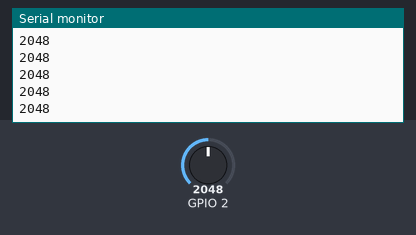
Bench run of a sketch on a simulated ESP32-C6. On the bench: the last lines printed to the serial monitor. The test bench sets the inputs (shaded band); at power-on: GPIO 2 = 2048.

Above: at 1.2 s.
1.3 s: GPIO 2 set to 2866
At 1.56 s:
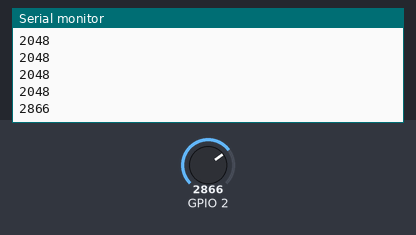
2.8 s: GPIO 2 set to 3603
At 2.96 s:
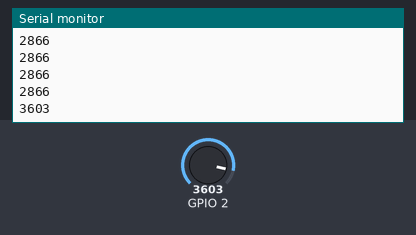
Timing chart, 0 to 5.8 s (numbered marks = the images above; inputs shaded):
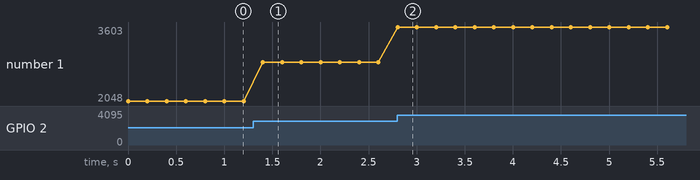

The sketch:

roteiro-02-leitura-analogica.ino
```cpp
/*
  Roteiro 02 - Leitura analogica
  Le um sensor ou potenciometro no pino D0 e mostra o valor no Monitor Serial.

  Montagem:
    - Potenciometro: pino central em D0, os outros dois em 3V3 e GND.
    - Ou qualquer sensor analogico (LDR, sensor de temperatura, etc) no lugar do potenciometro.

  Configuracao no Arduino IDE:
    Board: XIAO_ESP32C6
    USB CDC On Boot: Enabled (necessario para ver a saida no Monitor Serial)
*/

const int PINO_ANALOGICO = D0;

void setup() {
  Serial.begin(115200);
}

void loop() {
  int leitura = analogRead(PINO_ANALOGICO);
  Serial.println(leitura);
  delay(200);
}
```

Measured:
- after the input at 1.3 s, the serial monitor: prints a new line after 0.10 s (image 1)
- after the input at 2.8 s, the serial monitor: prints a new line at once (image 2)
- plotted number 1: 2048 → 2866 after the input at 1.3 s, 2866 → 3603 after the input at 2.8 s
